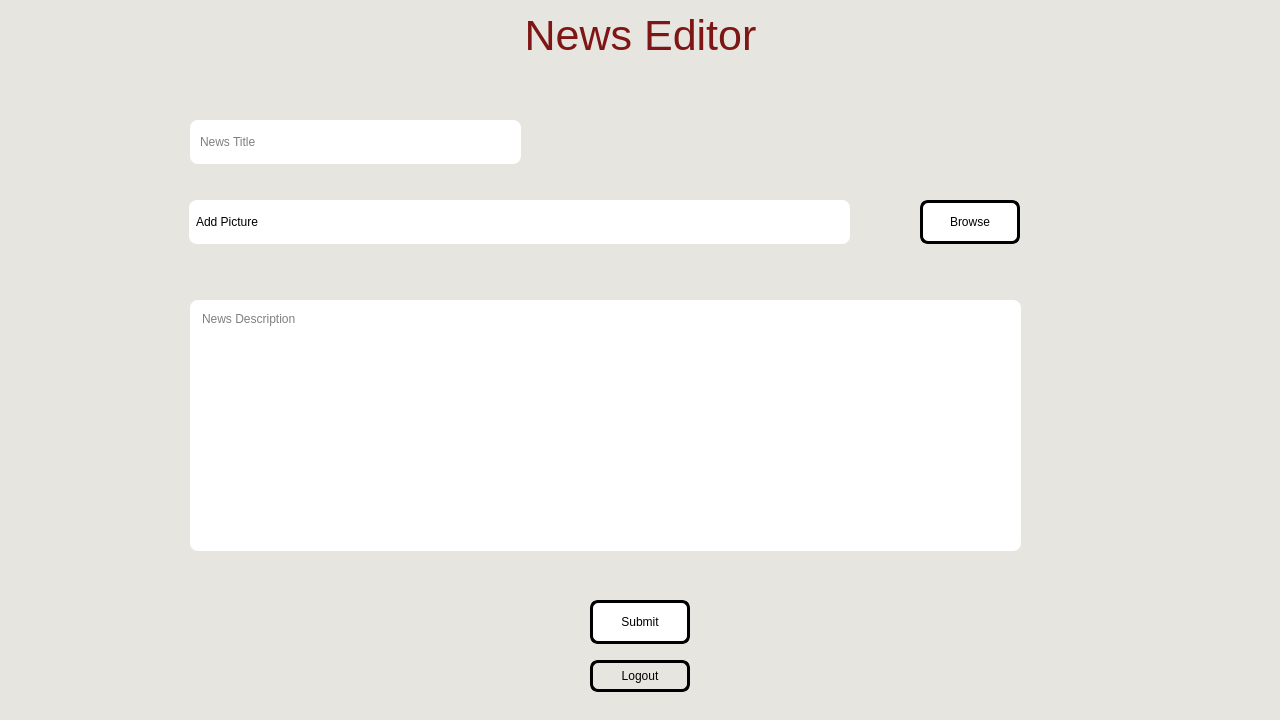
<?xml version="1.0" encoding="UTF-8"?>
<ui version="4.0">
 <class>MainWindow</class>
 <widget class="QMainWindow" name="MainWindow">
  <property name="geometry">
   <rect>
    <x>0</x>
    <y>0</y>
    <width>1280</width>
    <height>720</height>
   </rect>
  </property>
  <property name="minimumSize">
   <size>
    <width>1280</width>
    <height>720</height>
   </size>
  </property>
  <property name="maximumSize">
   <size>
    <width>1280</width>
    <height>720</height>
   </size>
  </property>
  <property name="windowTitle">
   <string>MainWindow</string>
  </property>
  <property name="styleSheet">
   <string notr="true">background-color: rgb(231, 229, 223);</string>
  </property>
  <widget class="QWidget" name="centralwidget">
   <widget class="QLabel" name="label">
    <property name="geometry">
     <rect>
      <x>20</x>
      <y>10</y>
      <width>1241</width>
      <height>51</height>
     </rect>
    </property>
    <property name="font">
     <font>
      <family>Arial</family>
      <pointsize>32</pointsize>
      <italic>false</italic>
      <bold>false</bold>
     </font>
    </property>
    <property name="styleSheet">
     <string notr="true">font: 32pt &quot;Arial&quot;;
color: rgb(126, 22, 21);</string>
    </property>
    <property name="text">
     <string>News Editor</string>
    </property>
    <property name="alignment">
     <set>Qt::AlignCenter</set>
    </property>
   </widget>
   <widget class="QPushButton" name="backBtn">
    <property name="geometry">
     <rect>
      <x>590</x>
      <y>660</y>
      <width>100</width>
      <height>32</height>
     </rect>
    </property>
    <property name="styleSheet">
     <string notr="true">QPushButton{
border: 3 solid black;
border-radius: 8px;
color: black;
}
QPushButton:hover{
	background-color: rgb(166, 165, 161);
}</string>
    </property>
    <property name="text">
     <string>Logout</string>
    </property>
   </widget>
   <widget class="QLabel" name="fileLabel">
    <property name="geometry">
     <rect>
      <x>189</x>
      <y>200</y>
      <width>661</width>
      <height>44</height>
     </rect>
    </property>
    <property name="styleSheet">
     <string notr="true">color: rgb(0, 0, 0);
font: 14pt &quot;Arial&quot;;
padding: 4px;
border-color: rgb(102, 103, 103);
border-radius: 8;
background-color: rgb(255, 255, 255);</string>
    </property>
    <property name="text">
     <string>Add Picture</string>
    </property>
   </widget>
   <widget class="QPushButton" name="browseBtn">
    <property name="geometry">
     <rect>
      <x>920</x>
      <y>200</y>
      <width>100</width>
      <height>44</height>
     </rect>
    </property>
    <property name="styleSheet">
     <string notr="true">QPushButton{
	color: rgb(0, 0, 0);
	font: 16pt &quot;Arial&quot;;
	padding: 8pt;	
	border: 3 solid;
	border-radius: 8px;
	border-color: rgb(0, 0, 0);
	background-color: rgb(255, 255, 255);
}
QPushButton:hover{
	background-color: rgb(104, 105, 105);
	color:rgb(255, 255, 255);
}</string>
    </property>
    <property name="text">
     <string>Browse</string>
    </property>
   </widget>
   <widget class="QTextEdit" name="desTextBox">
    <property name="geometry">
     <rect>
      <x>190</x>
      <y>300</y>
      <width>831</width>
      <height>251</height>
     </rect>
    </property>
    <property name="styleSheet">
     <string notr="true">color: rgb(0, 0, 0);
background-color: rgb(255, 255, 255);
padding: 8px;
border: 0;
border-radius: 8px;</string>
    </property>
    <property name="placeholderText">
     <string>News Description</string>
    </property>
   </widget>
   <widget class="QPushButton" name="submitBtn">
    <property name="geometry">
     <rect>
      <x>590</x>
      <y>600</y>
      <width>100</width>
      <height>44</height>
     </rect>
    </property>
    <property name="styleSheet">
     <string notr="true">QPushButton{
	color: rgb(0, 0, 0);
	font: 16pt &quot;Arial&quot;;
	padding: 8pt;	
	border: 3 solid;
	border-radius: 8px;
	border-color: rgb(0, 0, 0);
	background-color: rgb(255, 255, 255);
}
QPushButton:hover{
	background-color: rgb(104, 105, 105);
	color:rgb(255, 255, 255);
}</string>
    </property>
    <property name="text">
     <string>Submit</string>
    </property>
   </widget>
   <widget class="QLineEdit" name="titleInput">
    <property name="geometry">
     <rect>
      <x>190</x>
      <y>120</y>
      <width>331</width>
      <height>44</height>
     </rect>
    </property>
    <property name="styleSheet">
     <string notr="true">color: rgb(0, 0, 0);
background-color: rgb(255, 255, 255);
padding: 8px;
border: 0;
border-radius: 8px;
font: 700 16pt &quot;Arial&quot;;</string>
    </property>
    <property name="text">
     <string/>
    </property>
    <property name="placeholderText">
     <string>News Title</string>
    </property>
   </widget>
  </widget>
 </widget>
 <resources/>
 <connections/>
</ui>
